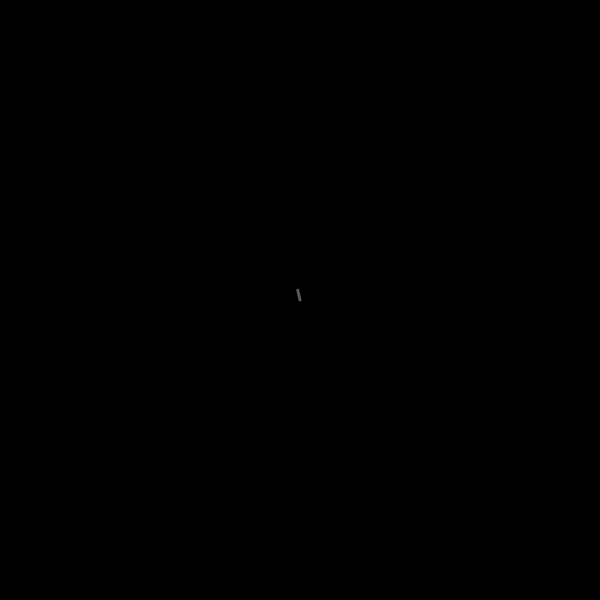
Frame 1 (no input)
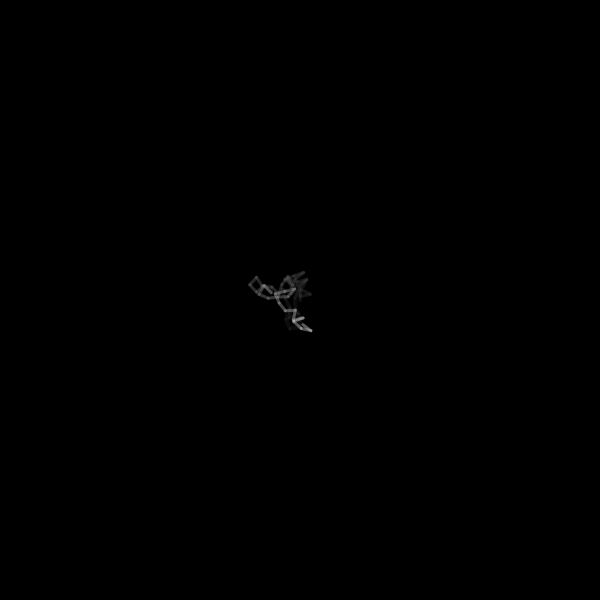
Frame 60 (no input)
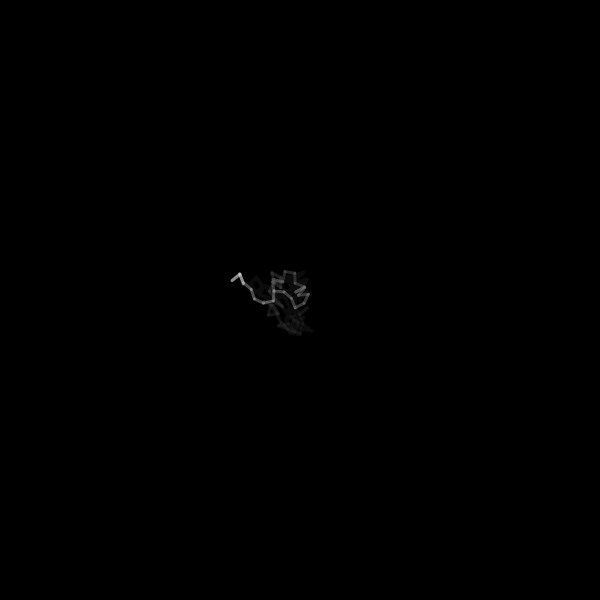
Frame 120 (the mouse pressed at the canvas centre since frame 60)

The p5.js sketch that drew these frames (run headless with seeded random() and noise() and a simulated clock; from frame 60 on, the mouse is pressed at the canvas centre):

// p5.js sketch
// ── sketch.js
let p, pOld;
let stepSize = 10;

function setup() {
  createCanvas(600, 600);
  p = createVector(width / 2, height / 2);
  pOld = p.copy();
  background(0);
}

function draw() {
  fill(0, 10);
  noStroke();
  rect(0, 0, width, height);

  stroke(255, 90);

  const angle = random(0, TWO_PI);
  p.x += cos(angle) * stepSize;
  p.y += sin(angle) * stepSize;

  if (p.x < -10) p.x = pOld.x = width + 10;
  if (p.x > width + 10) p.x = pOld.x = -10;
  if (p.y < -10) p.y = pOld.y = height + 10;
  if (p.y > height + 10) p.y = pOld.y = -10;

  strokeWeight(3);
  line(pOld.x, pOld.y, p.x, p.y);

  pOld.set(p);
}
